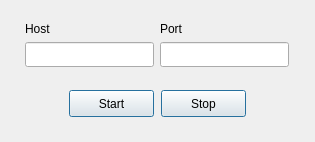
<?xml version="1.0" encoding="UTF-8"?>
<ui version="4.0">
 <class>MainWindow</class>
 <widget class="QMainWindow" name="MainWindow">
  <property name="geometry">
   <rect>
    <x>0</x>
    <y>0</y>
    <width>315</width>
    <height>142</height>
   </rect>
  </property>
  <property name="minimumSize">
   <size>
    <width>315</width>
    <height>142</height>
   </size>
  </property>
  <property name="maximumSize">
   <size>
    <width>315</width>
    <height>16777215</height>
   </size>
  </property>
  <property name="windowTitle">
   <string>Server Application</string>
  </property>
  <property name="toolButtonStyle">
   <enum>Qt::ToolButtonIconOnly</enum>
  </property>
  <property name="unifiedTitleAndToolBarOnMac">
   <bool>false</bool>
  </property>
  <widget class="QWidget" name="centralWidget">
   <widget class="QLabel" name="hostLabel">
    <property name="geometry">
     <rect>
      <x>25</x>
      <y>21</y>
      <width>59</width>
      <height>16</height>
     </rect>
    </property>
    <property name="minimumSize">
     <size>
      <width>59</width>
      <height>0</height>
     </size>
    </property>
    <property name="text">
     <string>Host</string>
    </property>
    <property name="textFormat">
     <enum>Qt::AutoText</enum>
    </property>
    <property name="scaledContents">
     <bool>false</bool>
    </property>
   </widget>
   <widget class="QLabel" name="portLabel">
    <property name="geometry">
     <rect>
      <x>160</x>
      <y>21</y>
      <width>59</width>
      <height>16</height>
     </rect>
    </property>
    <property name="minimumSize">
     <size>
      <width>59</width>
      <height>0</height>
     </size>
    </property>
    <property name="text">
     <string>Port</string>
    </property>
   </widget>
   <widget class="QLineEdit" name="hostEdit">
    <property name="geometry">
     <rect>
      <x>25</x>
      <y>42</y>
      <width>129</width>
      <height>25</height>
     </rect>
    </property>
    <property name="minimumSize">
     <size>
      <width>113</width>
      <height>0</height>
     </size>
    </property>
    <property name="frame">
     <bool>true</bool>
    </property>
    <property name="echoMode">
     <enum>QLineEdit::Normal</enum>
    </property>
   </widget>
   <widget class="QLineEdit" name="portEdit">
    <property name="geometry">
     <rect>
      <x>160</x>
      <y>42</y>
      <width>129</width>
      <height>25</height>
     </rect>
    </property>
    <property name="minimumSize">
     <size>
      <width>113</width>
      <height>0</height>
     </size>
    </property>
   </widget>
   <widget class="QPushButton" name="startButton">
    <property name="enabled">
     <bool>true</bool>
    </property>
    <property name="geometry">
     <rect>
      <x>69</x>
      <y>90</y>
      <width>85</width>
      <height>27</height>
     </rect>
    </property>
    <property name="sizePolicy">
     <sizepolicy hsizetype="Minimum" vsizetype="Fixed">
      <horstretch>0</horstretch>
      <verstretch>0</verstretch>
     </sizepolicy>
    </property>
    <property name="cursor">
     <cursorShape>PointingHandCursor</cursorShape>
    </property>
    <property name="toolTip">
     <string/>
    </property>
    <property name="statusTip">
     <string/>
    </property>
    <property name="whatsThis">
     <string/>
    </property>
    <property name="text">
     <string extracomment="This button start the server.">Start</string>
    </property>
    <property name="checkable">
     <bool>false</bool>
    </property>
    <property name="autoDefault">
     <bool>false</bool>
    </property>
    <property name="default">
     <bool>true</bool>
    </property>
    <property name="flat">
     <bool>false</bool>
    </property>
   </widget>
   <widget class="QPushButton" name="stopButton">
    <property name="enabled">
     <bool>true</bool>
    </property>
    <property name="geometry">
     <rect>
      <x>161</x>
      <y>90</y>
      <width>85</width>
      <height>27</height>
     </rect>
    </property>
    <property name="sizePolicy">
     <sizepolicy hsizetype="Minimum" vsizetype="Fixed">
      <horstretch>0</horstretch>
      <verstretch>0</verstretch>
     </sizepolicy>
    </property>
    <property name="cursor">
     <cursorShape>PointingHandCursor</cursorShape>
    </property>
    <property name="toolTip">
     <string/>
    </property>
    <property name="statusTip">
     <string/>
    </property>
    <property name="whatsThis">
     <string/>
    </property>
    <property name="text">
     <string extracomment="This button start the server.">Stop</string>
    </property>
    <property name="checkable">
     <bool>false</bool>
    </property>
    <property name="autoDefault">
     <bool>false</bool>
    </property>
    <property name="default">
     <bool>true</bool>
    </property>
    <property name="flat">
     <bool>false</bool>
    </property>
   </widget>
  </widget>
 </widget>
 <layoutdefault spacing="6" margin="11"/>
 <resources/>
 <connections/>
</ui>
